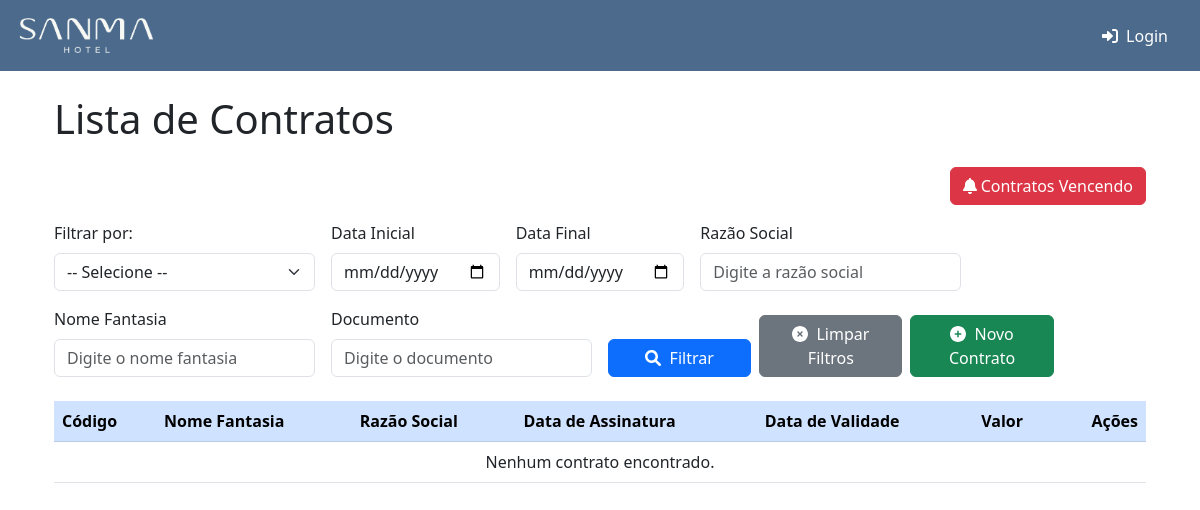
/contratos/contratos/, run on an earlier commit of the app's database.
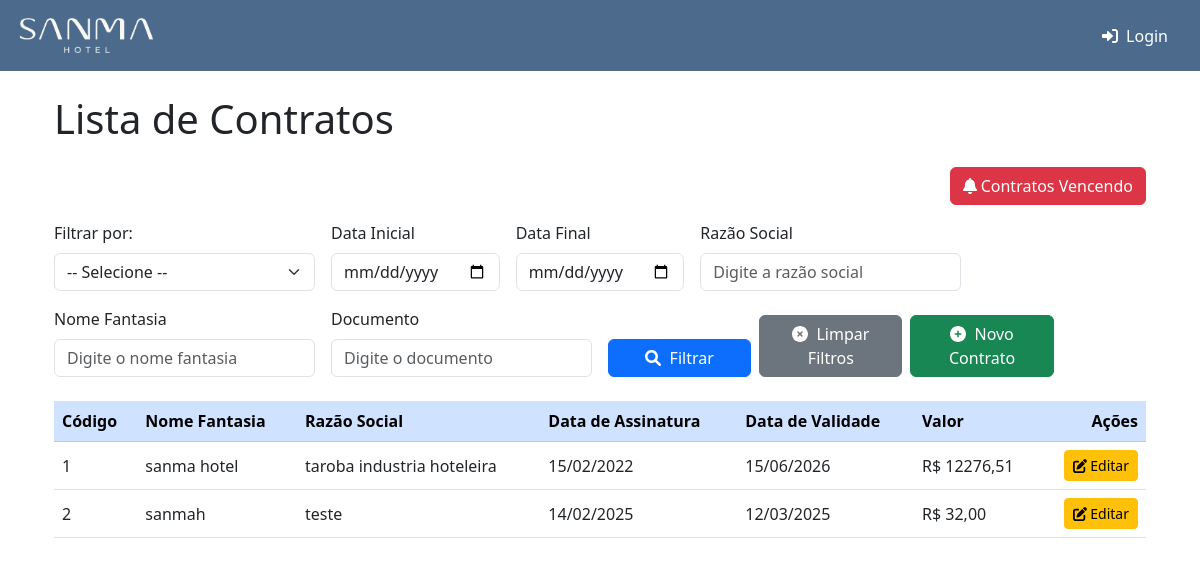
And on a later commit of the database.
### contratos/models.py (models this page shows, shortened)
class Contrato(models.Model):
    documento = models.CharField(
        max_length=14,
        unique=True,
        verbose_name="CNPJ/CPF",
        help_text="Informe o CNPJ ou CPF (somente números)"
    )
    razao_social = models.CharField(max_length=255, verbose_name="Razão Social")
    nome_fantasia = models.CharField(max_length=255, verbose_name="Nome Fantasia", blank=True, null=True)
    telefone = models.CharField(
        max_length=20,
        verbose_name="Telefone",
        validators=[RegexValidator(regex=r'^\+?\d{8,15}$', message="Formato inválido de telefone")],
        help_text="Informe o telefone com DDD (ex: 45999999999)"
    )
    email = models.EmailField(max_length=50, verbose_name="E-mail", unique=True)
    descricao = models.TextField(verbose_name="Descrição", blank=True, null=True)
    data_assinatura = models.DateField(verbose_name="Data de Assinatura")
    data_validade = models.DateField(verbose_name="Data de Validade")
    valor = models.DecimalField(
        max_digits=12, decimal_places=2, verbose_name="Valor do Contrato"
    )
    ativo = models.BooleanField(default=True, verbose_name="Ativo", help_text="Indica se o contrato está ativo ou inativo.")
    email_enviado = models.BooleanField(default=False)

### contratos/views.py (the view)
# urls.py: path('contratos/', views.listar_contratos, name='listar_contratos'),
def listar_contratos(request):
    contratos = Contrato.objects.all()
    today = date.today()  # Obtém a data de hoje
    tipo_data = request.GET.get('tipo_data')  # 'assinatura' ou 'validade'
    data_inicio = request.GET.get('data_inicio')  # Data inicial do filtro
    data_fim = request.GET.get('data_fim')  # Data final do filtro
    razao_social = request.GET.get('razao_social', '').strip()  # Filtrar por Razão Social
    nome_fantasia = request.GET.get('nome_fantasia', '').strip()  # Filtrar por Nome Fantasia
    documento = request.GET.get('documento', '').strip()  # Filtrar por Documento
    if tipo_data in ['assinatura', 'validade']:
        campo_data = 'data_assinatura' if tipo_data == 'assinatura' else 'data_validade'
        if data_inicio:
            contratos = contratos.filter(**{f"{campo_data}__gte": data_inicio})
        if data_fim:
            contratos = contratos.filter(**{f"{campo_data}__lte": data_fim})
    if razao_social:
        contratos = contratos.filter(razao_social__icontains=razao_social)
    if nome_fantasia:
        contratos = contratos.filter(nome_fantasia__icontains=nome_fantasia)
    if documento:
        contratos = contratos.filter(documento=documento)
    return render(request, 'contratos/listar_contratos.html', {
        'contratos': contratos,
        'today': today,
        'tipo_data': tipo_data,
        'data_inicio': data_inicio,
        'data_fim': data_fim,
        'razao_social': razao_social,
        'nome_fantasia': nome_fantasia,
        'documento': documento
    })

### templates/contratos/listar_contratos.html (shortened to what this page needs)
{% extends 'core/base.html' %}
{% load static %}
{% block content %}
<div class="container mt-4">
    <h1 class="mb-4">Lista de Contratos</h1>
    <div class="mb-3 text-end">
        <a href="{% url 'contratos_vencendo' %}" class="btn btn-danger">
            <i class="fas fa-bell"></i> Contratos Vencendo
        </a>
    </div>
    <form method="get" action="{% url 'listar_contratos' %}" class="row g-3 mb-4">
        <div class="col-lg-3 col-md-4">
            <label for="tipo_data" class="form-label">Filtrar por:</label>
            <select id="tipo_data" name="tipo_data" class="form-select">
                <option value="" {% if not tipo_data %}selected{% endif %}>-- Selecione --</option>
            </select>
        </div>
        <div class="col-lg-2 col-md-3">
            <label for="data_inicio" class="form-label">Data Inicial</label>
            <input type="date" id="data_inicio" name="data_inicio" value="{{ data_inicio }}" class="form-control">
        </div>
        <div class="col-lg-2 col-md-3">
            <label for="data_fim" class="form-label">Data Final</label>
            <input type="date" id="data_fim" name="data_fim" value="{{ data_fim }}" class="form-control">
        </div>
        <div class="col-lg-3 col-md-4">
            <label for="razao_social" class="form-label">Razão Social</label>
            <input type="text" id="razao_social" name="razao_social" value="{{ razao_social }}" class="form-control" placeholder="Digite a razão social">
        </div>
        <div class="col-lg-3 col-md-4">
            <label for="nome_fantasia" class="form-label">Nome Fantasia</label>
            <input type="text" id="nome_fantasia" name="nome_fantasia" value="{{ nome_fantasia }}" class="form-control" placeholder="Digite o nome fantasia">
        </div>
        <div class="col-lg-3 col-md-4">
            <label for="documento" class="form-label">Documento</label>
            <input type="text" id="documento" name="documento" value="{{ documento }}" class="form-control" placeholder="Digite o documento">
        </div>
        <div class="col-lg-5 col-md-12 d-flex align-items-end">
            <button type="submit" class="btn btn-primary w-100 me-2">
                <i class="fas fa-search me-1"></i> Filtrar
            </button>
            <a href="{% url 'listar_contratos' %}" class="btn btn-secondary w-100 me-2">
                <i class="fas fa-times-circle me-1"></i> Limpar Filtros
            </a>
            <a href="{% url 'criar_contrato' %}" class="btn btn-success w-100">
                <i class="fas fa-plus-circle me-1"></i> Novo Contrato
            </a>
        </div>
    </form>
    <div class="table-responsive">
        <table class="table table-hover align-middle">
            <thead class="table-primary">
                <tr>
                    <th scope="col">Código</th>
                    <th scope="col">Nome Fantasia</th>
                    <th scope="col">Razão Social</th>
                    <th scope="col">Data de Assinatura</th>
                    <th scope="col">Data de Validade</th>
                    <th scope="col">Valor</th>
                    <th scope="col" class="text-end">Ações</th>
                </tr>
            </thead>
            <tbody>
            {% for contrato in contratos %}
            <tr>
                <td>{{ contrato.id }}</td>
                <td>{{ contrato.nome_fantasia }}</td>
                <td>{{ contrato.razao_social }}</td>
                <td>{{ contrato.data_assinatura|date:"d/m/Y" }}</td>
                <td>{{ contrato.data_validade|date:"d/m/Y" }}</td>
                <td>R$ {{ contrato.valor|floatformat:2 }}</td>
                <td class="text-end">
                    <a href="{% url 'editar_contrato' contrato.id %}" class="btn btn-sm btn-warning">
                        <i class="fas fa-edit"></i> Editar
                    </a>
                </td>
            {% empty %}
            <tr>
                <td colspan="7" class="text-center">Nenhum contrato encontrado.</td>
            </tr>
            {% endfor %}
          </tbody>
        </table>
    </div>
</div>
{% endblock %}

What changed in the data, as far as the page shows it:
added Contrato: id "1", nome_fantasia "sanma hotel", razao_social "taroba industria hoteleira", data_assinatura "15/02/2022", data_validade "15/06/2026", valor "12276,51"
added Contrato: id "2", nome_fantasia "sanmah", razao_social "teste", data_assinatura "14/02/2025", data_validade "12/03/2025", valor "32,00"
Also different on the page:
text no longer shown: "Nenhum contrato encontrado."
